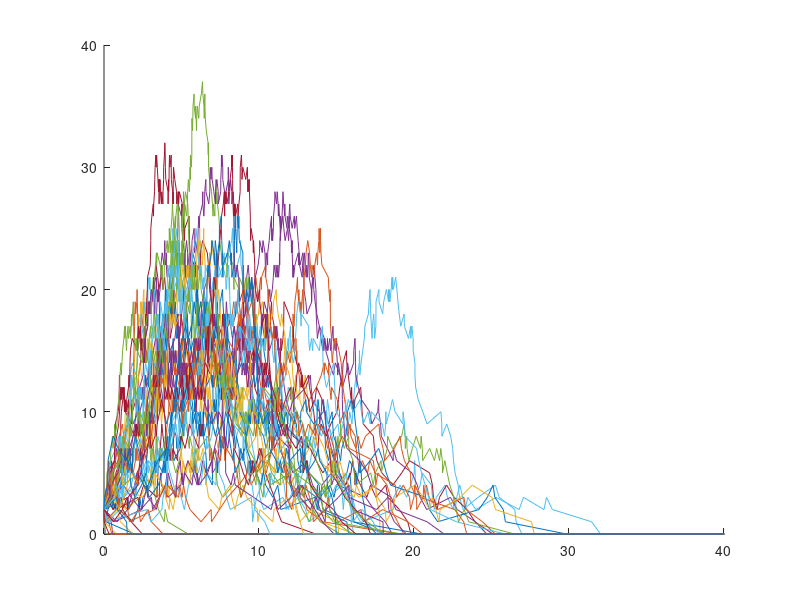
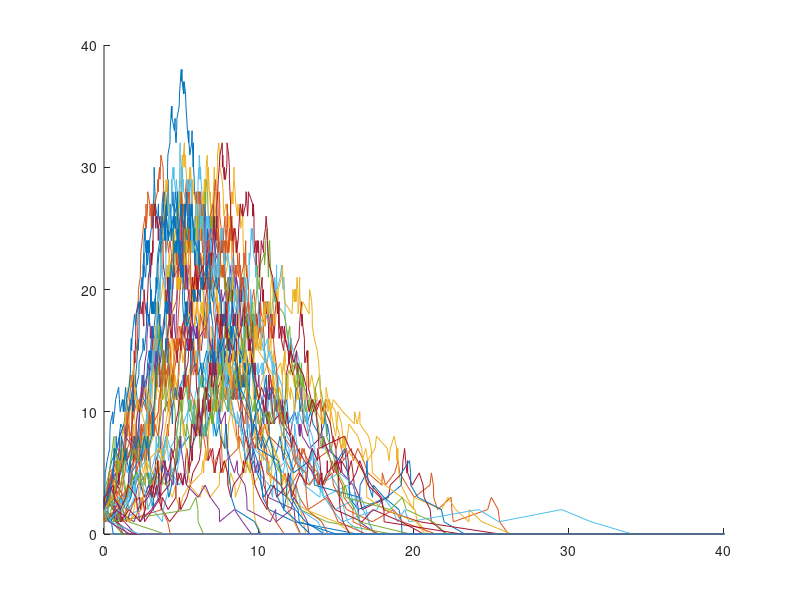

Reproduce these figures in MATLAB, in order.
close all; clear all; clc

%% 3. Set given parameter
N = 100;                % Population
dt = 0.01;              % Delta t, Time Step
beta = 1;               % Transmission Rate
b = 0;                  % Birth Rate
gamma = 0.5;            % Recover Rate
I0 = 2;                 % Initial Infectious Inidvidual

%% Set other parameter
total_time = 40;        % To 40 for each run
number_simul = 50;      % The number of simulations
infuctive_unit = 1;     % Only one person trans for each time
S0 = N - I0;            % Initial susceptible individuals

%% Define transition probility
p_11 = @(s,i,dt) beta/N*i*s*dt;            % (-1,1) one from S to I
p0_1 = @(s,i,dt) gamma*i*dt;               % (0,-1) one from I to R
p1_1 = @(s,i,dt) b*i*dt;                   % (1,-1) one born in S while one death in I
p10 = @(s,i,dt) b*(N-s-i)*dt;              % (1,0)  one born in S while one death in R
p00 = @(s,i,dt) 1 - p_11(s,i,dt) - p0_1(s,i,dt) - p1_1(s,i,dt) - p10(s,i,dt);          % Unchanged

%% Simulation
data_cell_I = {}; data_cell_S = {};
index_cell = {};
data_cell_I = cell(1, number_simul);
data_cell_S = cell(1, number_simul);
index_cell = cell(1,number_simul);

for k = 1 : number_simul
    data_coll_I = []; data_coll_S = [];
    data_coll_I(1) = I0;                    % Initialize the data set
    data_coll_S(1) = S0;                    % Initialize the data set
    
    % T_ind keep the time of people changed
    n = 1;
    T_ind = [];                             % Initialize the change time
    T_ind(1) = 0;                           % Start from time = 0
    while T_ind(n) < total_time
        s = data_coll_S(n);
        i = data_coll_I(n);
        % Pick a random number to decide the length of time interval
        % i.e. to give the next time which the change happends
        c = rand;

        n = n+1;                            % Next event
        % By given formular, give M (the total change rate) and T_len (length of time interval)
        M = 1 - p00(s,i,1);
        if M == 0
            T_len = 0.01;                   % Step one step
            data_coll_S(n) = data_coll_S(n-1);
            data_coll_I(n) = data_coll_I(n-1);
            T_ind(n) = T_ind(n-1) + T_len;
            continue
        else
            T_len = -log(c)/M;
            T_ind(n) = T_ind(n-1) + T_len;      % Next change will happen at this time
        end

        % Determine the change interval
        a1 = p_11(s,i,T_len)/(1 - p00(s,i,T_len));
        a2 = a1 + p0_1(s,i,T_len)/(1 - p00(s,i,T_len));
        a3 = a2 + p1_1(s,i,T_len)/(1 - p00(s,i,T_len));

        c = rand;                           % Pick a random number between (0,1)
        if c < a1                           % (-1,1)
            data_coll_S(n) = data_coll_S(n-1)-1;
            data_coll_I(n) = data_coll_I(n-1)+1;
        elseif c >= a1 && c < a2            % (0,-1)
            data_coll_S(n) = data_coll_S(n-1);
            data_coll_I(n) = data_coll_I(n-1)-1;
        elseif c >= a1 && c < a3            % (1,-1)
            data_coll_S(n) = data_coll_S(n-1)+1;
            data_coll_I(n) = data_coll_I(n-1)-1;
        else                                % (1,0)
            data_coll_S(n) = data_coll_S(n-1)+1;
            data_coll_I(n) = data_coll_I(n-1);
        end
    end

    index_cell{1,k} = T_ind;
    data_cell_S{1,k} = data_coll_S;
    data_cell_I{1,k} = data_coll_I;

end

figure
hold on
for k = 1 : number_simul
    index_coll = index_cell{1,k};
    data_coll_I = data_cell_I{1,k};
    plot(index_coll, data_coll_I)
end
xlim([0,40]);

%% 4. Set given parameter
N = 100;                % Population
dt = 0.01;              % Delta t, Time Step
beta = 1;               % Transmission Rate
b = 0.25;               % Birth Rate
gamma = 0.25;           % Recover Rate
I0 = 2;                 % Initial Infectious Inidvidual

%% Simulation
data_cell_I = {}; data_cell_S = {};
index_cell = {};
data_cell_I = cell(1, number_simul);
data_cell_S = cell(1, number_simul);
index_cell = cell(1,number_simul);

for k = 1 : number_simul
    data_coll_I = []; data_coll_S = [];
    data_coll_I(1) = I0;                    % Initialize the data set
    data_coll_S(1) = S0;                    % Initialize the data set
    
    % T_ind keep the time of people changed
    n = 1;
    T_ind = [];                             % Initialize the change time
    T_ind(1) = 0;                           % Start from time = 0
    while T_ind(n) < total_time
        s = data_coll_S(n);
        i = data_coll_I(n);
        % Pick a random number to decide the length of time interval
        % i.e. to give the next time which the change happends
        c = rand;

        n = n+1;                            % Next event
        % By given formular, give M (the total change rate) and T_len (length of time interval)
        M = 1 - p00(s,i,1);
        if M == 0
            T_len = 0.01;                   % Step one step
            data_coll_S(n) = data_coll_S(n-1);
            data_coll_I(n) = data_coll_I(n-1);
            T_ind(n) = T_ind(n-1) + T_len;
            continue
        else
            T_len = -log(c)/M;
            T_ind(n) = T_ind(n-1) + T_len;      % Next change will happen at this time
        end

        % Determine the change interval
        a1 = p_11(s,i,T_len)/(1 - p00(s,i,T_len));
        a2 = a1 + p0_1(s,i,T_len)/(1 - p00(s,i,T_len));
        a3 = a2 + p1_1(s,i,T_len)/(1 - p00(s,i,T_len));

        c = rand;                           % Pick a random number between (0,1)
        if c < a1                           % (-1,1)
            data_coll_S(n) = data_coll_S(n-1)-1;
            data_coll_I(n) = data_coll_I(n-1)+1;
        elseif c >= a1 && c < a2            % (0,-1)
            data_coll_S(n) = data_coll_S(n-1);
            data_coll_I(n) = data_coll_I(n-1)-1;
        elseif c >= a1 && c < a3            % (1,-1)
            data_coll_S(n) = data_coll_S(n-1)+1;
            data_coll_I(n) = data_coll_I(n-1)-1;
        else                                % (1,0)
            data_coll_S(n) = data_coll_S(n-1)+1;
            data_coll_I(n) = data_coll_I(n-1);
        end
    end

    index_cell{1,k} = T_ind;
    data_cell_S{1,k} = data_coll_S;
    data_cell_I{1,k} = data_coll_I;

end

figure
hold on
for k = 1 : number_simul
    index_coll = index_cell{1,k};
    data_coll_I = data_cell_I{1,k};
    plot(index_coll, data_coll_I)
end
xlim([0,40]);